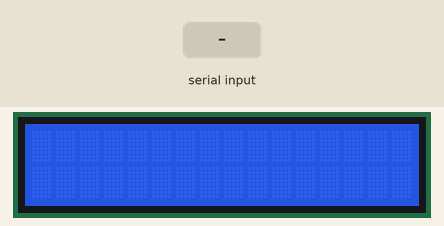
Simulated run of this sketch. Board: Arduino Uno, built with avr-gcc and run on an emulated ATmega328P. On the bench: 16×2 character LCD. The test bench sets the inputs (shaded band). What the sketch prints to the serial monitor is not drawn.

Above: at 1.4 s.
1.5 s: "1" received over Serial
At 1.61 s:
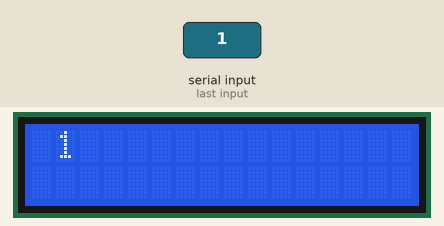
At 2.01 s:
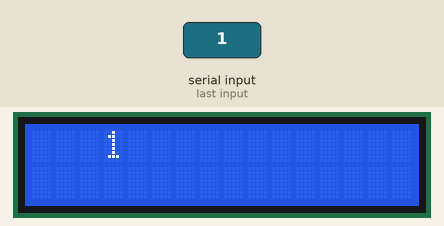
Timing chart, 0 to 4.5 s (numbered marks = the images above; inputs shaded):
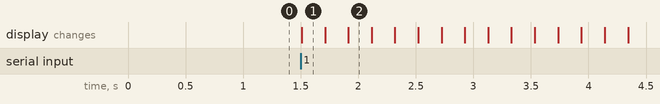

Measured:
- after the input at 1.5 s, the display: changes at once (image 1)

The sketch:

sketch_oct29b.ino
```cpp
/*         UTN-FICA-CIERCOM
             OPTATIVA II
            CARLA RIVERA
    Cx serial
 */

#include <LiquidCrystal.h>

LiquidCrystal lcd(13,12, 11, 10, 9, 8);

String readString; //Asignamos la palabra readString a una variable tipo cadena
int i=0;

void setup() {
  Serial.begin(9600); //inicializamos la comunicacion serial

  lcd.begin(16, 2);
  lcd.clear();
  lcd.noAutoscroll();
  delay( 200 );
}

void loop() {
  while (Serial.available()) { //Se verifica la disponibilidad del puero serial
    delay(3);                  // a traves de un loop
    char c = Serial.read();  // Se leen los caracteres que ingresan por el puerto
    readString += c;         //se acumulan cada uno de los caracteres en readString
  }
  if (readString.length() >0) { //Se verifica que la variable contenga informacion
    lcd.clear();
    Serial.println(readString);  //se envia lo que tenga la variable
    lcd.print(readString);


  // movimiento de texto en lcd
 for(int i=1; i<=16;i++)
  {

    lcd.clear();
    lcd.setCursor(i, 0);
    lcd.print(readString);

    delay(200);
  }

for(int i=16; i>=1;i--)
  {

    lcd.clear();
    lcd.setCursor(i, 1);

    lcd.print(readString);


    delay(200);
  }

  }}
```
